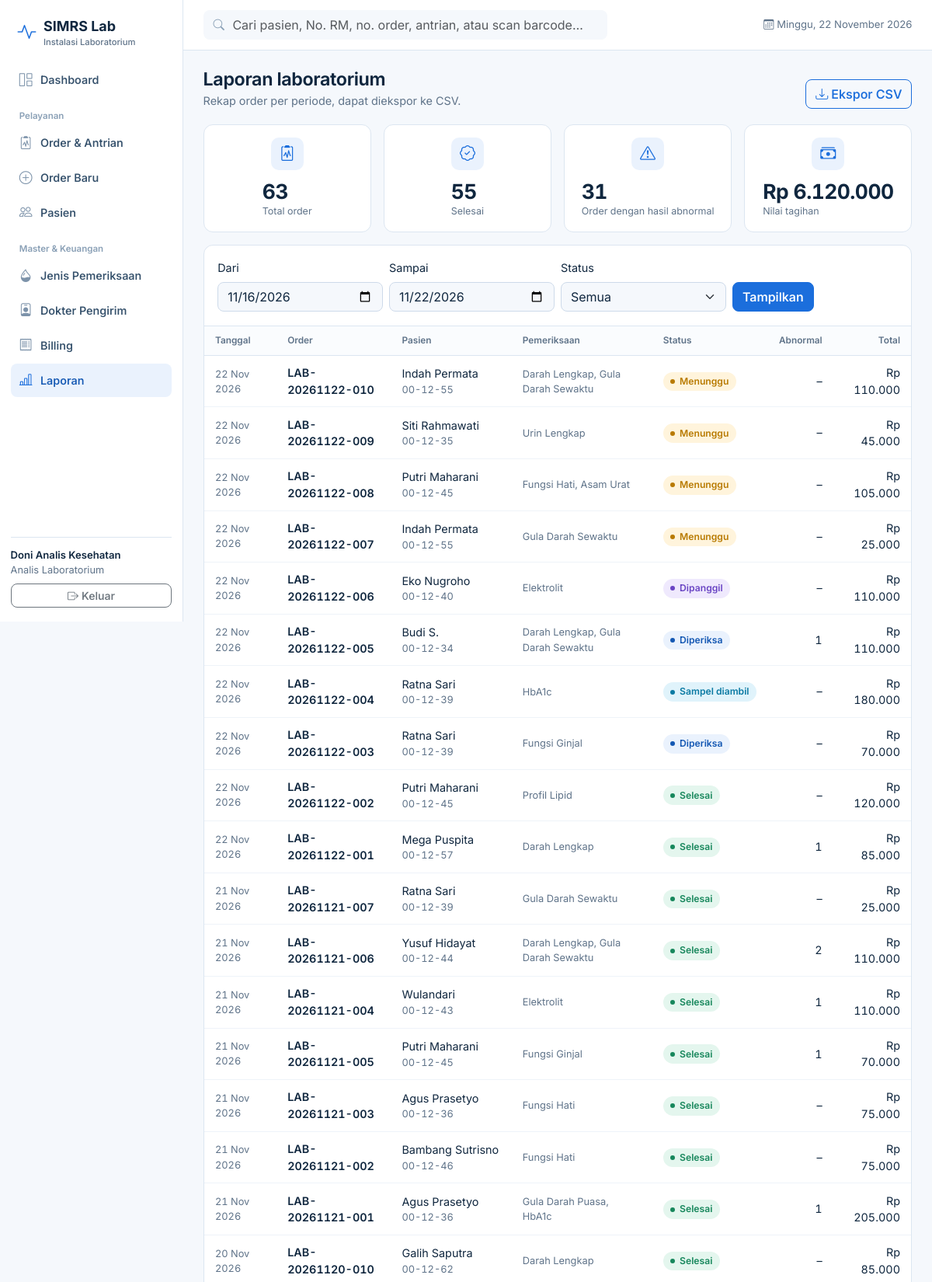
Page /reports/ (signed in, upper part) on the committed database.
### tables this page shows
CREATE TABLE user (
    id            INTEGER PRIMARY KEY AUTOINCREMENT,
    username      TEXT NOT NULL UNIQUE,
    password_hash TEXT NOT NULL,
    nama          TEXT NOT NULL,
    role          TEXT NOT NULL CHECK (role IN ('admin','analis','dokter')),
    aktif         INTEGER NOT NULL DEFAULT 1
);

CREATE TABLE billing (
    id          INTEGER PRIMARY KEY AUTOINCREMENT,
    order_id    INTEGER NOT NULL UNIQUE REFERENCES lab_order(id) ON DELETE CASCADE,
    total       INTEGER NOT NULL DEFAULT 0,
    status      TEXT NOT NULL DEFAULT 'belum' CHECK (status IN ('belum','lunas')),
    dibayar_at  TEXT,
    metode      TEXT
);

CREATE TABLE lab_order (
    id              INTEGER PRIMARY KEY AUTOINCREMENT,
    no_order        TEXT NOT NULL UNIQUE,   -- LAB-YYYYMMDD-001
    kode_antrian    TEXT NOT NULL,          -- B-05
    patient_id      INTEGER NOT NULL REFERENCES patient(id),
    doctor_id       INTEGER NOT NULL REFERENCES doctor(id),
    asal            TEXT NOT NULL DEFAULT 'Rawat Jalan',   -- Rawat Jalan / IGD / Rawat Inap
    prioritas       TEXT NOT NULL DEFAULT 'rutin' CHECK (prioritas IN ('rutin','cito')),
    catatan_klinis  TEXT,
    status          TEXT NOT NULL DEFAULT 'menunggu'
                    CHECK (status IN ('menunggu','dipanggil','sampel_diambil','diperiksa','selesai','batal')),
    tgl_order       TEXT NOT NULL,          -- YYYY-MM-DD HH:MM
    -- langkah 3: ambil sampel
    waktu_sampel    TEXT,
    jenis_sampel    TEXT,
    petugas_sampel  INTEGER REFERENCES user(id),
    barcode         TEXT UNIQUE,            -- langkah 4
    -- langkah 5-6: hasil & validasi
    waktu_hasil     TEXT,
    petugas_hasil   INTEGER REFERENCES user(id),
    waktu_validasi  TEXT,
    validator_id    INTEGER REFERENCES user(id),
    catatan_hasil   TEXT
);

CREATE TABLE patient (
    id             INTEGER PRIMARY KEY AUTOINCREMENT,
    no_rm          TEXT NOT NULL UNIQUE,
    nama           TEXT NOT NULL,
    jenis_kelamin  TEXT NOT NULL CHECK (jenis_kelamin IN ('L','P')),
    tgl_lahir      TEXT NOT NULL,            -- YYYY-MM-DD
    alamat         TEXT,
    no_hp          TEXT,
    created_at     TEXT NOT NULL DEFAULT (datetime('now','localtime'))
);

### app/routes/reports.py (the view)
@bp.route("/")
def index():
    dari, sampai, st, rows = _data()
    ringkas = {"order": len(rows), "selesai": sum(r["status"] == "selesai" for r in rows),
               "abnormal": sum(1 for r in rows if r["n_abn"]),
               "pendapatan": sum((r["total"] or 0) for r in rows if r["status"] != "batal")}
    return render_template("reports.html", rows=rows, dari=dari, sampai=sampai, st=st, ringkas=ringkas)

### app/db.py (called while the page is built)
def get_db():
    if "db" not in g:
        g.db = sqlite3.connect(current_app.config["DATABASE"])
        g.db.row_factory = sqlite3.Row
        g.db.execute("PRAGMA foreign_keys = ON")
    return g.db

def query(sql, args=(), one=False):
    cur = get_db().execute(sql, args)
    rows = cur.fetchall()
    cur.close()
    return (rows[0] if rows else None) if one else rows

### app/services.py (called while the page is built)
def fmt_num(v, dec=0):
    if v is None or v == "":
        return "-"
    try:
        f = float(v)
    except (TypeError, ValueError):
        return str(v)
    s = f"{f:,.{dec}f}"
    return s.replace(",", "X").replace(".", ",").replace("X", ".")

def fmt_rp(v):
    return "Rp " + fmt_num(v or 0, 0)

def tgl_indo(d, panjang=False):
    if isinstance(d, str):
        d = datetime.strptime(d[:10], "%Y-%m-%d")
    nama = BULAN_PANJANG if panjang else BULAN
    return f"{d.day} {nama[d.month - 1]} {d.year}"

def hari_ini_indo():
    d = datetime.now()
    return f"{HARI[d.weekday()]}, {tgl_indo(d, True)}"

### app/templates/reports.html
{% extends "base.html" %}{% block title %}Laporan{% endblock %}
{% block content %}
{% import "_macros.html" as m with context %}
<div class="pagehead"><div><h1>Laporan laboratorium</h1><p>Rekap order per periode, dapat diekspor ke CSV.</p></div>
  <a class="btn btn-outline-primary" href="{{ url_for('reports.export', dari=dari, sampai=sampai, status=st) }}"><i class="bi bi-download me-1"></i>Ekspor CSV</a></div>
<div class="row g-3 mb-3">
  {% for ic, n, l in [('clipboard2-pulse', ringkas.order, 'Total order'), ('patch-check', ringkas.selesai, 'Selesai'), ('exclamation-triangle', ringkas.abnormal, 'Order dengan hasil abnormal'), ('cash-stack', ringkas.pendapatan|rp, 'Nilai tagihan')] %}
  <div class="col-6 col-xl-3"><div class="card stat"><div class="ic"><i class="bi bi-{{ ic }}"></i></div><div><div class="n mono">{{ n }}</div><div class="l">{{ l }}</div></div></div></div>{% endfor %}
</div>
<div class="card">
  <div class="card-b border-bottom"><form class="row g-2 align-items-end" method="get">
    <div class="col-md-3"><label class="form-label">Dari</label><input type="date" class="form-control" name="dari" value="{{ dari }}"></div>
    <div class="col-md-3"><label class="form-label">Sampai</label><input type="date" class="form-control" name="sampai" value="{{ sampai }}"></div>
    <div class="col-md-3"><label class="form-label">Status</label><select class="form-select" name="status"><option value="">Semua</option>
      {% for k, v in STATUS.items() %}<option value="{{ k }}" {{ 'selected' if st == k }}>{{ v.label }}</option>{% endfor %}</select></div>
    <div class="col-auto"><button class="btn btn-primary">Tampilkan</button></div></form></div>
  {% if rows %}<div class="table-responsive"><table class="tbl"><thead><tr><th>Tanggal</th><th>Order</th><th>Pasien</th><th>Pemeriksaan</th><th>Status</th><th class="num">Abnormal</th><th class="num">Total</th></tr></thead><tbody>
  {% for r in rows %}<tr><td class="sub mono">{{ r.tgl_order|tgl }}</td>
    <td class="mono"><a class="rowlink" href="{{ url_for('orders.detail', oid=r.id) }}">{{ r.no_order }}</a></td>
    <td>{{ r.pasien }}<div class="sub mono">{{ r.no_rm }}</div></td><td class="sub">{{ r.tests }}</td><td>{{ m.badge(r.status) }}</td>
    <td class="num">{{ r.n_abn or '–' }}</td><td class="num">{{ r.total|rp }}</td></tr>{% endfor %}</tbody></table></div>
  {% else %}{{ m.empty('inbox', 'Tidak ada data pada periode ini.') }}{% endif %}
</div>
{% endblock %}

### app/templates/base.html (shortened to what this page needs)
<!doctype html>
<html lang="id">
<head>
  <link rel="stylesheet" href="{{ url_for('static', filename='vendor/bootstrap.min.css') }}">
  <link rel="stylesheet" href="{{ url_for('static', filename='vendor/bootstrap-icons.min.css') }}">
  <link rel="stylesheet" href="{{ url_for('static', filename='css/app.css') }}">
</head>
<body>
{% import "_macros.html" as m with context %}
{% set ep = request.endpoint or '' %}
<div class="shell">
  <aside class="side">
    <a class="brand" href="{{ url_for('dashboard.index') }}"><i class="bi bi-activity"></i><span>SIMRS Lab<small>Instalasi Laboratorium</small></span></a>
    <nav class="nav-lab" aria-label="Menu utama">
      <a href="{{ url_for('dashboard.index') }}" class="{{ 'on' if ep == 'dashboard.index' }}"><i class="bi bi-grid-1x2"></i>Dashboard</a>
      <div class="grp">Pelayanan</div>
      <a href="{{ url_for('orders.index') }}" class="{{ 'on' if ep in ('orders.index','orders.detail') }}"><i class="bi bi-clipboard2-pulse"></i>Order &amp; Antrian</a>
      <a href="{{ url_for('orders.baru') }}" class="{{ 'on' if ep == 'orders.baru' }}"><i class="bi bi-plus-circle"></i>Order Baru</a>
      <a href="{{ url_for('patients.index') }}" class="{{ 'on' if ep.startswith('patients') }}"><i class="bi bi-people"></i>Pasien</a>
      <div class="grp">Master &amp; Keuangan</div>
      <a href="{{ url_for('master.tests') }}" class="{{ 'on' if ep.startswith('master.test') }}"><i class="bi bi-droplet-half"></i>Jenis Pemeriksaan</a>
      <a href="{{ url_for('master.doctors') }}" class="{{ 'on' if ep == 'master.doctors' }}"><i class="bi bi-person-badge"></i>Dokter Pengirim</a>
      <a href="{{ url_for('billing.index') }}" class="{{ 'on' if ep.startswith('billing') }}"><i class="bi bi-receipt"></i>Billing</a>
      <a href="{{ url_for('reports.index') }}" class="{{ 'on' if ep.startswith('reports') }}"><i class="bi bi-bar-chart-line"></i>Laporan</a>
    </nav>
    <div class="me">
      <div class="fw-semibold">{{ g.user.nama }}</div>
      <div class="sub mb-2">{{ {'admin':'Administrator','analis':'Analis Laboratorium','dokter':'Dokter Validator'}[g.user.role] }}</div>
      <form method="post" action="{{ url_for('auth.logout') }}">
        <button class="btn btn-sm btn-outline-secondary w-100"><i class="bi bi-box-arrow-right me-1"></i>Keluar</button>
      </form>
    </div>
  </aside>
  <div>
    <header class="top">
      <form class="gsearch" action="{{ url_for('dashboard.search') }}" role="search">
        <i class="bi bi-search"></i>
        <input class="form-control" name="q" value="{{ request.args.get('q','') if ep == 'dashboard.search' }}"
               placeholder="Cari pasien, No. RM, no. order, antrian, atau scan barcode…" aria-label="Pencarian global">
      </form>
      <span class="date ms-auto"><i class="bi bi-calendar3 me-1"></i>{{ today }}</span>
    </header>
    <main>
      {% block content %}{% endblock %}
    </main>
  </div>
</div>
</body>
</html>

### app/templates/_macros.html (shortened to what this page needs)
{% macro badge(s) %}<span class="st {{ STATUS[s].badge }}">{{ STATUS[s].label }}</span>{% endmacro %}

### app/static/css/app.css (style rules this page uses)
:root { --blue:#1b6edc;--blue-d:#1458b3;--blue-50:#eaf2fd;--blue-100:#d4e5fb; --ink:#10273f;--muted:#5f7389;--line:#dce6f1;--bg:#f5f8fc;--card:#fff; --red:#d64545;--red-50:#fdecec;--amber:#b87a00;--amber-50:#fff4dc;--green:#17875c;--green-50:#e4f6ee; --bs-body-font-family:"Inter",system-ui,-apple-system,"Segoe UI",Roboto,sans-serif; --bs-body-color:var(--ink);--bs-body-bg:var(--bg);--bs-primary:var(--blue);--bs-primary-rgb:27,110,220; --bs-link-color:var(--blue);--bs-border-color:var(--line);--bs-body-font-size:.9rem; }
body { font-feature-settings:"cv11","ss01";-webkit-font-smoothing:antialiased }
h1,h2,h3,h4,h5 { letter-spacing:-.015em;font-weight:650 }
.btn-primary { --bs-btn-bg:var(--blue);--bs-btn-border-color:var(--blue);--bs-btn-hover-bg:var(--blue-d);--bs-btn-hover-border-color:var(--blue-d);--bs-btn-active-bg:var(--blue-d) }
.btn-outline-primary { --bs-btn-color:var(--blue);--bs-btn-border-color:var(--blue);--bs-btn-hover-bg:var(--blue);--bs-btn-hover-border-color:var(--blue) }
.btn { font-weight:550;border-radius:8px }
.form-control,.form-select { border-radius:8px;border-color:#cddaea }
.shell { display:grid;grid-template-columns:236px 1fr;min-height:100vh }
.side { background:#fff;border-right:1px solid var(--line);padding:1.1rem .85rem;position:sticky;top:0;height:100vh;display:flex;flex-direction:column }
.brand { display:flex;align-items:center;gap:.6rem;padding:.2rem .55rem 1.2rem;font-weight:700;font-size:1.12rem;color:var(--ink);text-decoration:none }
.brand i { color:var(--blue);font-size:1.5rem }
.brand small { display:block;font-weight:500;color:var(--muted);font-size:.7rem;margin-top:-2px }
.nav-lab a { display:flex;align-items:center;gap:.65rem;padding:.55rem .7rem;border-radius:8px;color:#34506b;text-decoration:none;font-weight:550;margin-bottom:2px }
.nav-lab a i { font-size:1.05rem;color:#7d93aa }
.nav-lab a.on { background:var(--blue-50);color:var(--blue-d) }
.nav-lab a.on i { color:var(--blue) }
.nav-lab .grp { font-size:.72rem;color:#8aa0b6;font-weight:600;padding:.9rem .7rem .3rem }
.side .me { margin-top:auto;border-top:1px solid var(--line);padding-top:.8rem;font-size:.82rem }
.top { display:flex;align-items:center;gap:1rem;padding:.8rem 1.6rem;background:#fff;border-bottom:1px solid var(--line);position:sticky;top:0;z-index:20 }
.top .date { color:var(--muted);font-size:.82rem;white-space:nowrap }
.gsearch { flex:1;max-width:520px;position:relative }
.gsearch i { position:absolute;left:.8rem;top:50%;transform:translateY(-50%);color:#8aa0b6 }
.gsearch input { padding-left:2.3rem;background:var(--bg);border-color:transparent }
main { padding:1.5rem 1.6rem 3rem;max-width:1360px }
.pagehead { display:flex;align-items:flex-end;justify-content:space-between;gap:1rem;margin-bottom:1.2rem;flex-wrap:wrap }
.pagehead h1 { font-size:1.45rem;margin:0 }
.pagehead p { margin:.15rem 0 0;color:var(--muted) }
.card { border:1px solid var(--line);border-radius:12px;background:var(--card);box-shadow:none }
.card-b { padding:1.1rem }
.sub { color:var(--muted);font-size:.8rem }
.mono { font-variant-numeric:tabular-nums }
.stat { padding:1rem 1.1rem;display:flex;gap:.9rem;align-items:center }
.stat .ic { width:42px;height:42px;border-radius:10px;display:grid;place-items:center;font-size:1.25rem;background:var(--blue-50);color:var(--blue);flex:none }
.stat .n { font-size:1.65rem;font-weight:700;line-height:1;letter-spacing:-.02em }
.stat .l { color:var(--muted);font-size:.78rem;margin-top:.25rem }
.tbl { width:100%;border-collapse:separate;border-spacing:0 }
.tbl th { font-size:.74rem;color:var(--muted);font-weight:600;padding:.6rem .9rem;border-bottom:1px solid var(--line);background:#fafcfe;white-space:nowrap }
.tbl td { padding:.7rem .9rem;border-bottom:1px solid #eef3f9;vertical-align:middle }
.tbl .num { text-align:right;font-variant-numeric:tabular-nums }
.tbl a.rowlink { color:var(--ink);font-weight:600;text-decoration:none }
.st { display:inline-flex;align-items:center;gap:.35rem;font-size:.76rem;font-weight:600;padding:.2rem .6rem;border-radius:999px;white-space:nowrap }
.st::before { content:"";width:6px;height:6px;border-radius:50%;background:currentColor }
.st-wait { background:var(--amber-50);color:var(--amber) }
.st-call { background:#efe9fd;color:#6a45c4 }
.st-samp { background:#e0f3fb;color:#0b7aa3 }
.st-test { background:var(--blue-50);color:var(--blue-d) }
.st-done { background:var(--green-50);color:var(--green) }

### rows in the picture
user: user.nama "Doni Analis Kesehatan", role "Analis Laboratorium"
billing: tgl_order|tgl "22 Nov 2026", no_order "LAB-20261122-010", pasien "Indah Permata", no_rm "00-12-55", tests "Darah Lengkap, Gula Darah Sewaktu", n_abn "–", total|rp "Rp 110.000"
lab_order: status "Menunggu"
billing: tgl_order|tgl "22 Nov 2026", no_order "LAB-20261122-009", pasien "Siti Rahmawati", no_rm "00-12-35", tests "Urin Lengkap", n_abn "–", total|rp "Rp 45.000"
lab_order: status "Menunggu"
billing: tgl_order|tgl "22 Nov 2026", no_order "LAB-20261122-008", pasien "Putri Maharani", no_rm "00-12-45", tests "Fungsi Hati, Asam Urat", n_abn "–", total|rp "Rp 105.000"
lab_order: status "Menunggu"
billing: tgl_order|tgl "22 Nov 2026", no_order "LAB-20261122-007", pasien "Indah Permata", no_rm "00-12-55", tests "Gula Darah Sewaktu", n_abn "–", total|rp "Rp 25.000"
lab_order: status "Menunggu"
billing: tgl_order|tgl "22 Nov 2026", no_order "LAB-20261122-006", pasien "Eko Nugroho", no_rm "00-12-40", tests "Elektrolit", n_abn "–", total|rp "Rp 110.000"
lab_order: status "Dipanggil"
billing: tgl_order|tgl "22 Nov 2026", no_order "LAB-20261122-005", pasien "Budi S.", no_rm "00-12-34", tests "Darah Lengkap, Gula Darah Sewaktu", n_abn "1", total|rp "Rp 110.000"
lab_order: status "Diperiksa"
billing: tgl_order|tgl "22 Nov 2026", no_order "LAB-20261122-004", pasien "Ratna Sari", no_rm "00-12-39", tests "HbA1c", n_abn "–", total|rp "Rp 180.000"
lab_order: status "Sampel diambil"
billing: tgl_order|tgl "22 Nov 2026", no_order "LAB-20261122-003", pasien "Ratna Sari", no_rm "00-12-39", tests "Fungsi Ginjal", n_abn "–", total|rp "Rp 70.000"
lab_order: status "Diperiksa"
billing: tgl_order|tgl "22 Nov 2026", no_order "LAB-20261122-002", pasien "Putri Maharani", no_rm "00-12-45", tests "Profil Lipid", n_abn "–", total|rp "Rp 120.000"
lab_order: status "Selesai"
billing: tgl_order|tgl "22 Nov 2026", no_order "LAB-20261122-001", pasien "Mega Puspita", no_rm "00-12-57", tests "Darah Lengkap", n_abn "1", total|rp "Rp 85.000"
lab_order: status "Selesai"
billing: tgl_order|tgl "21 Nov 2026", no_order "LAB-20261121-007", pasien "Ratna Sari", no_rm "00-12-39", tests "Gula Darah Sewaktu", n_abn "–", total|rp "Rp 25.000"
lab_order: status "Selesai"
billing: tgl_order|tgl "21 Nov 2026", no_order "LAB-20261121-006", pasien "Yusuf Hidayat", no_rm "00-12-44", tests "Darah Lengkap, Gula Darah Sewaktu", n_abn "2", total|rp "Rp 110.000"
lab_order: status "Selesai"
billing: tgl_order|tgl "21 Nov 2026", no_order "LAB-20261121-004", pasien "Wulandari", no_rm "00-12-43", tests "Elektrolit", n_abn "1", total|rp "Rp 110.000"
lab_order: status "Selesai"
billing: tgl_order|tgl "21 Nov 2026", no_order "LAB-20261121-005", pasien "Putri Maharani", no_rm "00-12-45", tests "Fungsi Ginjal", n_abn "1", total|rp "Rp 70.000"
lab_order: status "Selesai"
billing: tgl_order|tgl "21 Nov 2026", no_order "LAB-20261121-003", pasien "Agus Prasetyo", no_rm "00-12-36", tests "Fungsi Hati", n_abn "–", total|rp "Rp 75.000"
lab_order: status "Selesai"
billing: tgl_order|tgl "21 Nov 2026", no_order "LAB-20261121-002", pasien "Bambang Sutrisno", no_rm "00-12-46", tests "Fungsi Hati", n_abn "–", total|rp "Rp 75.000"
lab_order: status "Selesai"
billing: tgl_order|tgl "21 Nov 2026", no_order "LAB-20261121-001", pasien "Agus Prasetyo", no_rm "00-12-36", tests "Gula Darah Puasa, HbA1c", n_abn "1", total|rp "Rp 205.000"
lab_order: status "Selesai"
billing: tgl_order|tgl "20 Nov 2026", no_order "LAB-20261120-010", pasien "Galih Saputra", no_rm "00-12-62", tests "Darah Lengkap", n_abn "–", total|rp "Rp 85.000"
lab_order: status "Selesai"

### other values in the picture
{{ today }} "Minggu, 22 November 2026"
{{ n }} "63" "55" "31" "Rp 6.120.000"
{{ l }} "Total order" "Selesai" "Order dengan hasil abnormal" "Nilai tagihan"
